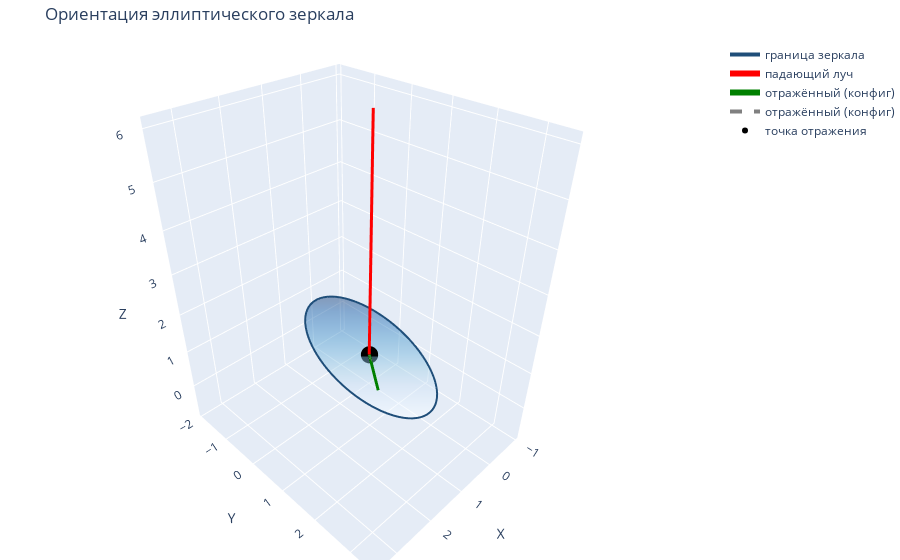

Source (notebook cell):
### Markdown cell above
## Визуализация (Plotly 3D)

Отрисовываются: поверхность зеркала, его граница и два луча. Сцену можно вращать, чтобы сверить корректность направления нормали.

### Code cell
a = config["semi_major"]
b = config["semi_minor"]

angles = np.linspace(0, 2 * np.pi, 80)
radii = np.linspace(0.0, 1.0, 40)
theta, r = np.meshgrid(angles, radii)
ellipse_local = np.stack(
    [a * r * np.cos(theta), b * r * np.sin(theta), np.zeros_like(r)],
    axis=-1,
)
ellipse_rotated = np.tensordot(ellipse_local, rotation_matrix.T, axes=1) + reflection_point
X = ellipse_rotated[:, :, 0]
Y = ellipse_rotated[:, :, 1]
Z = ellipse_rotated[:, :, 2]

boundary_local = np.stack([a * np.cos(angles), b * np.sin(angles), np.zeros_like(angles)], axis=-1)
boundary_rotated = (rotation_matrix @ boundary_local.T).T + reflection_point

ray_length = max(a, b) * 3.0
incoming_points = np.vstack(
    [reflection_point - incoming_dir * ray_length, reflection_point, reflection_point + incoming_dir * 0.2]
)
outgoing_points = np.vstack(
    [reflection_point, reflection_point + reflected_dir * ray_length]
)
reflected_points_from_config = np.vstack(
    [config["reflected_point1"], config["reflected_point2"]]
)

fig = go.Figure()
fig.add_trace(
    go.Surface(
        x=X,
        y=Y,
        z=Z,
        opacity=0.45,
        colorscale="Blues",
        showscale=False,
        name="зеркало",
        hoverinfo="skip",
    )
)
fig.add_trace(
    go.Scatter3d(
        x=boundary_rotated[:, 0],
        y=boundary_rotated[:, 1],
        z=boundary_rotated[:, 2],
        mode="lines",
        line=dict(color="#1f4e79", width=4),
        name="граница зеркала",
    )
)
fig.add_trace(
    go.Scatter3d(
        x=incoming_points[:, 0],
        y=incoming_points[:, 1],
        z=incoming_points[:, 2],
        mode="lines",
        line=dict(color="red", width=6),
        name="падающий луч",
    )
)
fig.add_trace(
    go.Scatter3d(
        x=outgoing_points[:, 0],
        y=outgoing_points[:, 1],
        z=outgoing_points[:, 2],
        mode="lines",
        line=dict(color="green", width=6),
        name="отражённый (конфиг)",
    )
)
fig.add_trace(
    go.Scatter3d(
        x=reflected_points_from_config[:, 0],
        y=reflected_points_from_config[:, 1],
        z=reflected_points_from_config[:, 2],
        mode="lines",
        line=dict(color="gray", width=4, dash="dash"),
        name="отражённый (конфиг)",
    )
)
fig.add_trace(
    go.Scatter3d(
        x=[reflection_point[0]],
        y=[reflection_point[1]],
        z=[reflection_point[2]],
        mode="markers",
        marker=dict(size=6, color="black"),
        name="точка отражения",
    )
)

fig.update_layout(
    scene=dict(
        xaxis_title="X",
        yaxis_title="Y",
        zaxis_title="Z",
        aspectmode="data",
    ),
    margin=dict(l=0, r=0, t=40, b=0),
    title="Ориентация эллиптического зеркала",
)

fig.show()

### Figure 1 — Plotly figure (JSON) as saved in the notebook; plotly's stock layout.template omitted (floating-point values rounded to 4 significant figures; data arrays with more than 128 entries replaced by an {"elided": "..."} marker saying what was removed)
{"data": [{"colorscale": [[0, "rgb(247,251,255)"], [0.125, "rgb(222,235,247)"], [0.25, "rgb(198,219,239)"], [0.375, "rgb(158,202,225)"], [0.5, "rgb(107,174,214)"], [0.625, "rgb(66,146,198)"], [0.75, "rgb(33,113,181)"], [0.875, "rgb(8,81,156)"], [1, "rgb(8,48,107)"]], "hoverinfo": "skip", "name": "зеркало", "opacity": 0.45, "showscale": false, "type": "surface", "x": {"elided": "40x80 float values"}, "y": {"elided": "40x80 float values"}, "z": {"elided": "40x80 float values"}}, {"line": {"color": "#1f4e79", "width": 4}, "mode": "lines", "name": "граница зеркала", "type": "scatter3d", "x": [0.1119, 0.03657, -0.03902, -0.1144, -0.189, -0.2624, -0.3342, -0.4038, -0.4709, -0.535, -0.5958, -0.6528, -0.7056, -0.754, -0.7976, -0.8362, -0.8695, -0.8973, -0.9194, -0.9357, -0.9461, -0.9505, -0.9489, -0.9413, -0.9277, -0.9083, -0.8832, -0.8524, -0.8163, -0.775, -0.7288, -0.678, -0.6229, -0.5639, -0.5013, -0.4355, -0.367, -0.2962, -0.2235, -0.1494, -0.07431, 0.001227, 0.07675, 0.1518, 0.2259, 0.2985, 0.3693, 0.4377, 0.5034, 0.5659, 0.6248, 0.6797, 0.7304, 0.7764, 0.8175, 0.8535, 0.8841, 0.909, 0.9283, 0.9416, 0.949, 0.9504, 0.9458, 0.9352, 0.9188, 0.8964, 0.8685, 0.835, 0.7963, 0.7525, 0.704, 0.651, 0.5939, 0.533, 0.4688, 0.4016, 0.3319, 0.26, 0.1866, 0.1119], "y": [-1.888, -1.878, -1.855, -1.821, -1.776, -1.719, -1.651, -1.573, -1.485, -1.388, -1.282, -1.167, -1.046, -0.9175, -0.7835, -0.6444, -0.5013, -0.355, -0.2065, -0.05669, 0.09349, 0.2431, 0.3911, 0.5367, 0.6789, 0.8168, 0.9496, 1.076, 1.196, 1.309, 1.413, 1.508, 1.593, 1.669, 1.734, 1.788, 1.831, 1.862, 1.881, 1.889, 1.884, 1.868, 1.84, 1.8, 1.749, 1.687, 1.614, 1.531, 1.438, 1.336, 1.226, 1.108, 0.9825, 0.8512, 0.7145, 0.5733, 0.4285, 0.281, 0.1317, -0.01841, -0.1684, -0.3174, -0.4643, -0.6083, -0.7485, -0.8839, -1.014, -1.137, -1.253, -1.362, -1.461, -1.552, -1.633, -1.703, -1.762, -1.811, -1.848, -1.873, -1.887, -1.888], "z": [0.6501, 0.6739, 0.6934, 0.7085, 0.7192, 0.7253, 0.7268, 0.7237, 0.716, 0.7039, 0.6872, 0.6663, 0.6411, 0.6118, 0.5787, 0.5419, 0.5017, 0.4584, 0.4121, 0.3632, 0.3121, 0.2589, 0.2041, 0.1481, 0.09107, 0.03349, -0.0243, -0.08194, -0.1391, -0.1953, -0.2503, -0.3037, -0.3552, -0.4045, -0.4512, -0.495, -0.5358, -0.5731, -0.6068, -0.6367, -0.6625, -0.6842, -0.7015, -0.7144, -0.7228, -0.7266, -0.7258, -0.7204, -0.7105, -0.6961, -0.6773, -0.6542, -0.6269, -0.5957, -0.5608, -0.5223, -0.4804, -0.4356, -0.388, -0.3379, -0.2857, -0.2317, -0.1763, -0.1197, -0.06233, -0.004599, 0.05316, 0.1106, 0.1673, 0.223, 0.2772, 0.3297, 0.3802, 0.4282, 0.4735, 0.5158, 0.5549, 0.5904, 0.6222, 0.6501]}, {"line": {"color": "red", "width": 6}, "mode": "lines", "name": "падающий луч", "type": "scatter3d", "x": [0, 0, 0], "y": [0, 0, 0], "z": [6, 0, -0.2]}, {"line": {"color": "green", "width": 6}, "mode": "lines", "name": "отражённый (конфиг)", "type": "scatter3d", "x": [0, 3.464], "y": [0, 3.464], "z": [0, 3.464]}, {"line": {"color": "gray", "dash": "dash", "width": 4}, "mode": "lines", "name": "отражённый (конфиг)", "type": "scatter3d", "x": [0, 1], "y": [0, 1], "z": [0, 1]}, {"marker": {"color": "black", "size": 6}, "mode": "markers", "name": "точка отражения", "type": "scatter3d", "x": [0], "y": [0], "z": [0]}], "layout": {"margin": {"b": 0, "l": 0, "r": 0, "t": 40}, "scene": {"aspectmode": "data", "xaxis": {"title": {"text": "X"}}, "yaxis": {"title": {"text": "Y"}}, "zaxis": {"title": {"text": "Z"}}}, "title": {"text": "Ориентация эллиптического зеркала"}}}
